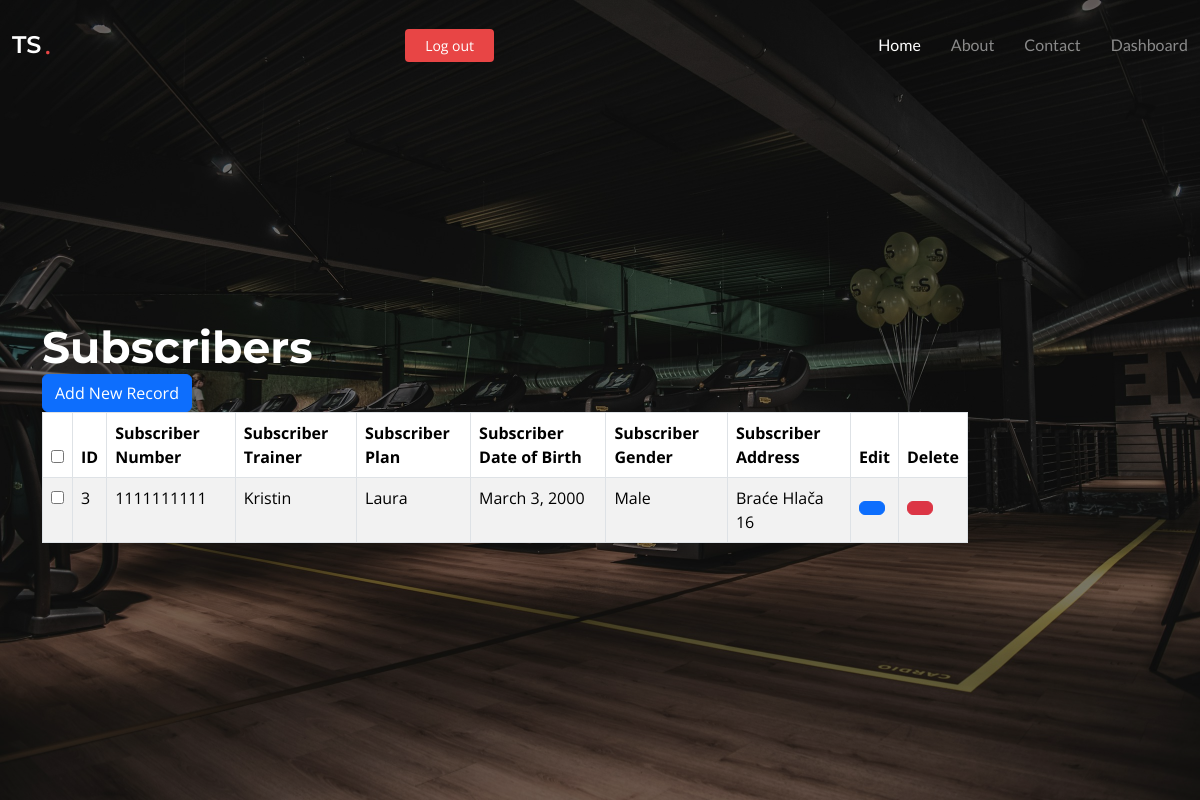
The app's page /pretplatnik_list with its own data.
### teretana/models.py (models this page shows, shortened)
class Profile(models.Model):
    user=models.OneToOneField("auth.User", on_delete=models.CASCADE, related_name="profile")
    trener=models.ForeignKey(Trener, on_delete=models.CASCADE, null=True)
    plan=models.ForeignKey(Plan, on_delete=models.CASCADE, null=True)
    datum_r=models.DateField(blank=True,null=True)
    spol=models.CharField(max_length=25, null=True)
    adresa=models.CharField(max_length=150, null=True)

class Trener(models.Model):
    ime=models.CharField(max_length=150)
    image=models.ImageField(upload_to='team/', default=None)
    def __str__(self):
        return self.ime

class Plan(models.Model):
    naziv=models.CharField(max_length=150)
    cijena=models.IntegerField()
    oznake=models.ManyToManyField(Oznaka, default=None, blank=True, related_name='oznake')
    def __str__(self):
        return '%s' % self.naziv

### teretana/views.py (the view)
# urls.py: path('pretplatnik_list',PretplatnikList.as_view(), name='pretplatnik_list'),
class PretplatnikList(ListView):
    model = Profile
    template_name = "main/pretplatnik_list.html"

### teretana/templates/main/pretplatnik_list.html (shortened to what this page needs)
{% extends "adminbase.html" %}
{% block head %}
 <div class="col-md-12">
        <h2>Subscribers</h2> <span><a href="/addnewpretplatnik" class="btn btn-primary">Add New Record</a></span>
        <div class="table-responsive">
  <table id="bootstrapdatatable" class="table table-striped table-bordered" width="100%">
            <thead>
                <th><input type="checkbox" id="checkall" /></th>
                <th>ID</th>
                <th>Subscriber Number</th>
                <th>Subscriber Trainer</th>
                <th>Subscriber Plan</th>
                <th>Subscriber Date of Birth</th>
                <th>Subscriber Gender</th>
                <th>Subscriber Address</th>
                <th>Edit</th>
                <th>Delete</th>
             </thead>
   <tbody>
   {% for s in object_list %}
    <tr>
     <td><input type="checkbox" class="checkthis" /></td>
     <td>{{ s.id }}</td>
     <td>{{ s.user }}</td>
     <td>{{ s.trener }}</td>
     <td>{{ s.plan }}</td>
     <td>{{ s.datum_r }}</td>
     <td>{{ s.spol }}</td>
     <td>{{ s.adresa }}</td>
     <td><p data-placement="top" data-toggle="tooltip" title="Edit"><a href="/updatepretplatnik/{{ p.id }}" class="btn btn-primary btn-xs" data-title="Edit" data-toggle="modal" data-target="#updatepretplatnik" ></a></p></td>
     <td><p data-placement="top" data-toggle="tooltip" title="Delete"><a href="/deletepretplatnik/{{ p.id }}" class="btn btn-danger btn-xs" data-title="Delete" data-toggle="modal" data-target="#deletepretplatnik" ></a></p></td>
    </tr>
   {% endfor %}
   </tbody>
  </table>
        </div>
    </div>
{% endblock head %}

### static/assets/css/main.css (style rules this page uses)
:root { --default-font: "Open Sans", system-ui, -apple-system, "Segoe UI", Roboto, "Helvetica Neue", Arial, "Noto Sans", "Liberation Sans", sans-serif, "Apple Color Emoji", "Segoe UI Emoji", "Segoe UI Symbol", "Noto Color Emoji"; --heading-font: "Montserrat", sans-serif; --nav-font: "Lato", sans-serif; }
:root { --background-color: #ffffff; --background-color-rgb: 255, 255, 255; --default-color: #212529; --default-color-rgb: 33, 37, 41; --accent-color: #e84545; --accent-color-rgb: 232, 69, 69; --heading-color: #32353a; --heading-color-rgb: 50, 53, 58; --contrast-color: #ffffff; --contrast-color-rgb: 255, 255, 255; }
:root { --nav-color: #3a3939; --nav-hover-color: #e84545; --nav-dropdown-color: #3a3939; --nav-dropdown-hover-color: #e84545; --nav-dropdown-background-color: #ffffff; }
:root { scroll-behavior: smooth; }
body { color: var(--default-color); background-color: var(--background-color); font-family: var(--default-font); }
a { color: var(--accent-color); text-decoration: none; transition: 0.3s; }
h1, h2, h3, h4, h5, h6 { color: var(--heading-color); font-family: var(--heading-font); }
.hero h2 { color: var(--contrast-color); margin: 0; font-size: 44px; font-weight: 700; }
.hero p { color: rgba(var(--default-color-rgb), 0.8); margin: 5px 0 0 0; font-size: 20px; }

### records on screen
Profile: id "3", user "1111111111", trener "Kristin", plan "Laura", datum_r "March 3, 2000", spol "Male", adresa "Braće Hlača 16"
